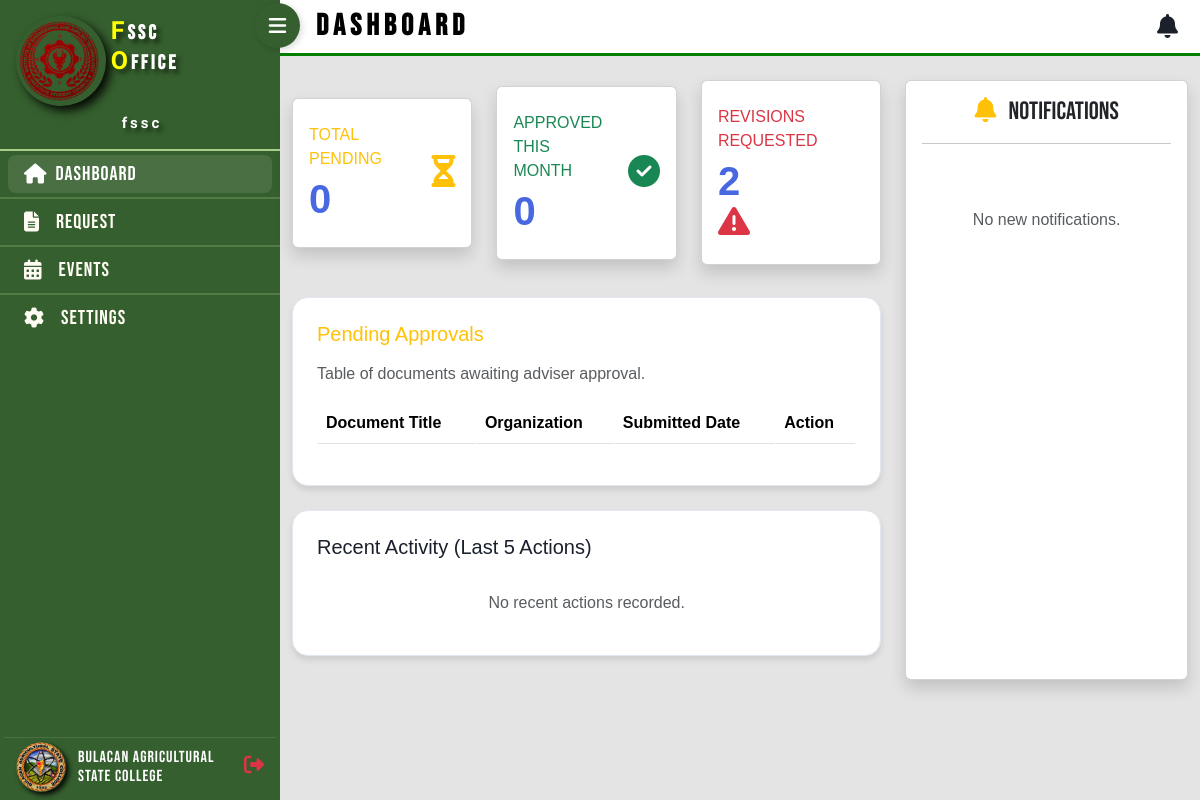
The page /pages/fssc_pages/dashboard.php (signed in) on the database as committed earlier.
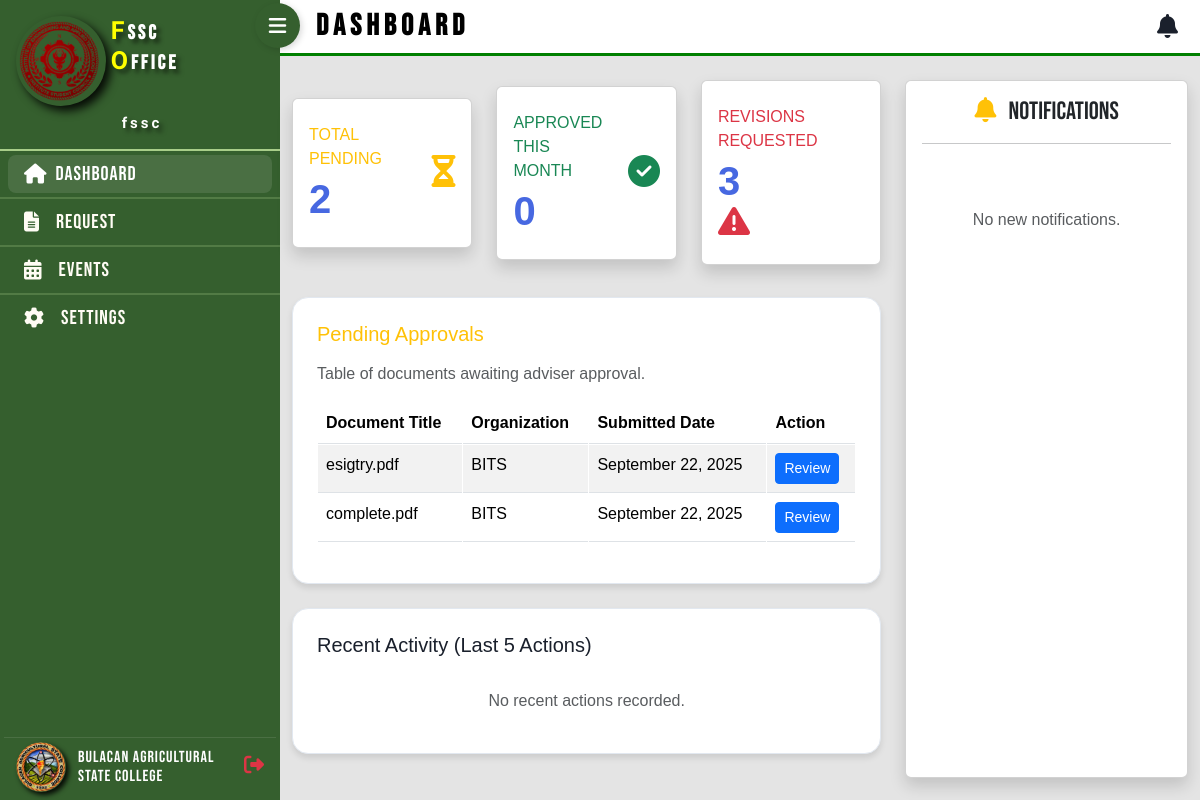
The same page on the database as committed later.
### tables this page shows
CREATE TABLE `documents` (
  `document_id` int(11) NOT NULL,
  `document_type` varchar(255) NOT NULL,
  `organization_id` int(11) NOT NULL,
  `status` enum('draft','submitted','pending','rejected','revision','endorsed','approved') NOT NULL,
  `user_id` int(11) NOT NULL,
  `content_html` longtext NOT NULL,
  `pdf_filename` varchar(255) DEFAULT NULL,
  `created_at` datetime NOT NULL,
  `updated_at` datetime NOT NULL,
  `event_id` int(11) DEFAULT NULL
);

CREATE TABLE `organizations` (
  `organization_id` int(11) NOT NULL,
  `name` varchar(255) NOT NULL,
  `rank_id` int(11) NOT NULL DEFAULT 1,
  `type` enum('academic','non_academic') NOT NULL,
  `logo` varchar(255) DEFAULT NULL
);

### pages/fssc_pages/dashboard.php (the view, shortened to what the changed rows need)
<?php
  require '../../config/dbcon.php';
    $query_pending = "SELECT COUNT(*) AS total_pending FROM documents WHERE status = 'pending'";
    $result_pending = $conn->query($query_pending);
    $total_pending = $result_pending->fetch_assoc()['total_pending'] ?? 0;
    $query_revision = "SELECT COUNT(*) AS revisions_requested FROM documents WHERE status = 'revision'";
    $result_revision = $conn->query($query_revision);
    $revisions_requested = $result_revision->fetch_assoc()['revisions_requested'] ?? 0;
    $query_pending_table = "
        SELECT
            d.document_id,
            d.pdf_filename,
            o.name AS organization_name,
            DATE_FORMAT(d.created_at, '%M %d, %Y') AS submitted_date
        FROM documents d
        JOIN organizations o ON d.organization_id = o.organization_id
        WHERE d.status = 'pending'
        ORDER BY d.created_at ASC
        LIMIT 10;
    ";
    $result_pending_table = $conn->query($query_pending_table);
?>
<!DOCTYPE html>
<html lang="en">
<head>
    <link rel="stylesheet" href="../../assets/externalCSS/dash.css">
    <link rel="stylesheet" href="../../assets/alertifyjs/css/alertify.min.css">
    <link rel="stylesheet" href="../../assets/css/bootstrap.min.css">
	<link rel="stylesheet" href="../../assets/datatables/bootstrap.min.css" />
	<link rel="stylesheet" href="../../assets/datatables/dataTables.bootstrap5.css" />
	<link rel="stylesheet" href="../../assets/externalCSS/style.css">
	<link href='https://unpkg.com/boxicons@2.0.9/css/boxicons.min.css' rel='stylesheet'>
	<link href='https://cdn.jsdelivr.net/npm/fullcalendar@6.1.8/main.min.css' rel='stylesheet' />
	<link href="https://cdnjs.cloudflare.com/ajax/libs/font-awesome/6.4.2/css/all.min.css" rel="stylesheet">
</head>
<body>
        <?php
        include '../Components/sidebar.php';
        ?>
        <div class="container-fluid">
            <div class="row py-4 ">
                <div class="col-lg-8">
                    <div class="row">
                        <div class="col-12 mb-3">
                            <div class="row align-items-center">
                                <div class="col-md-4 mb-3">
                                    <div class="card shadow border-left-warning h-100 py-2">
                                        <div class="card-body">
                                            <div class="row no-gutters align-items-center">
                                                <div class="col mr-2">
                                                    <div class="text-xs font-weight-bold text-pending text-uppercase mb-1">
                                                        Total Pending
                                                    </div>
                                                    <div class="h5 mb-0 font-weight-bold text-gray-800 card-number">
                                                        <?= $total_pending; ?>
                                                    </div>
                                                </div>
                                            </div>
                                        </div>
                                    </div>
                                </div>
                                <div class="col-md-4 mb-3">
                                    <div class="card shadow border-left-danger h-100 py-2">
                                        <div class="card-body">
                                            <div class="row no-gutters align-items-center">
                                                <div class="col mr-2">
                                                    <div class="text-xs font-weight-bold text-revision text-uppercase mb-1">
                                                        Revisions Requested
                                                    </div>
                                                    <div class="h5 mb-0 font-weight-bold text-gray-800 card-number">
                                                        <?= $revisions_requested; ?>
                                                    </div>
                                                </div>
                                            </div>
                                        </div>
                                    </div>
                                </div>
                            </div>
                        </div>
                        <div class="col-12 mb-4">
                            <div class="panel">
                                <div class="table-responsive">
                                    <table id="pendingDocumentsTable" class="table table-striped table-hover" style="width:100%">
                                        <thead>
                                            <tr>
                                                <th>Document Title</th>
                                                <th>Organization</th>
                                                <th>Submitted Date</th>
                                                <th>Action</th>
                                            </tr>
                                        </thead>
                                        <tbody>
                                            <?php if ($result_pending_table->num_rows > 0): ?>
                                                <?php while ($doc = $result_pending_table->fetch_assoc()): ?>
                                                    <tr>
                                                        <td><?= htmlspecialchars($doc['pdf_filename']); ?></td>
                                                        <td><?= htmlspecialchars($doc['organization_name']); ?></td>
                                                        <td><?= htmlspecialchars($doc['submitted_date']); ?></td>
                                                        <td>
                                                            <a href="../function/fssc/view.php?id=<?= $doc['document_id']; ?>" class="btn btn-sm btn-primary">Review</a>
                                                        </td>
                                                    </tr>
                                                <?php endwhile; ?>
                                            <?php endif; ?>
                                        </tbody>
                                    </table>
                                </div>
                            </div>
                        </div>
                    </div>
                </div>
            </div>
        </div>
	</div>
</body>
</html>

Rows that differ between the two databases and show on the page:
added documents: pdf_filename "esigtry.pdf", organization.name "BITS", submitted_date "September 22, 2025"
added documents: pdf_filename "complete.pdf", organization.name "BITS", submitted_date "September 22, 2025"
Other text that changed with them:
$total_pending: "0" → "2"
$revisions_requested: "2" → "3"
